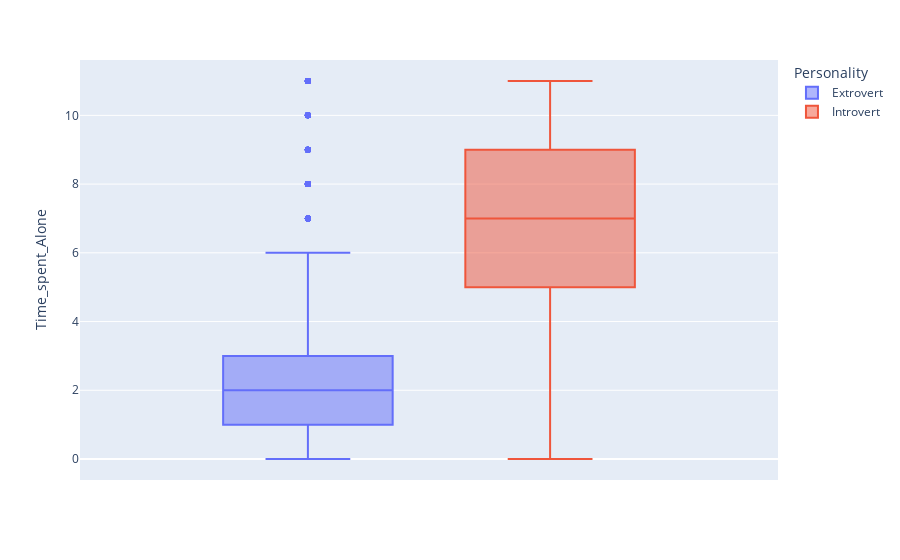

The notebook cell saved with this chart:
### Code cell
px.box(df1,y='Time_spent_Alone',color='Personality')

### Figure 1 — Plotly figure (JSON) as saved in the notebook; plotly's stock layout.template omitted (floating-point values rounded to 4 significant figures; data arrays with more than 128 entries replaced by an {"elided": "..."} marker saying what was removed)
{"data": [{"alignmentgroup": "True", "hovertemplate": "Personality=Extrovert<br>Time_spent_Alone=%{y}<extra></extra>", "legendgroup": "Extrovert", "marker": {"color": "#636efa"}, "name": "Extrovert", "notched": false, "offsetgroup": "Extrovert", "orientation": "v", "showlegend": true, "type": "box", "x0": " ", "xaxis": "x", "y": {"elided": "13699 float values"}, "y0": " ", "yaxis": "y"}, {"alignmentgroup": "True", "hovertemplate": "Personality=Introvert<br>Time_spent_Alone=%{y}<extra></extra>", "legendgroup": "Introvert", "marker": {"color": "#EF553B"}, "name": "Introvert", "notched": false, "offsetgroup": "Introvert", "orientation": "v", "showlegend": true, "type": "box", "x0": " ", "xaxis": "x", "y": {"elided": "4825 float values"}, "y0": " ", "yaxis": "y"}], "layout": {"boxmode": "group", "legend": {"title": {"text": "Personality"}, "tracegroupgap": 0}, "margin": {"t": 60}, "xaxis": {"anchor": "y", "domain": [0, 1]}, "yaxis": {"anchor": "x", "domain": [0, 1], "title": {"text": "Time_spent_Alone"}}}}
